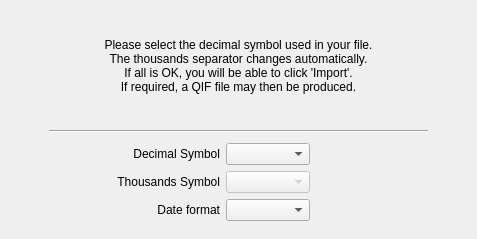
<?xml version="1.0" encoding="UTF-8"?>
<ui version="4.0">
 <class>FormatsPage</class>
 <widget class="QWidget" name="FormatsPage">
  <property name="geometry">
   <rect>
    <x>0</x>
    <y>0</y>
    <width>477</width>
    <height>239</height>
   </rect>
  </property>
  <property name="sizePolicy">
   <sizepolicy hsizetype="Expanding" vsizetype="Expanding">
    <horstretch>0</horstretch>
    <verstretch>0</verstretch>
   </sizepolicy>
  </property>
  <layout class="QHBoxLayout" name="horizontalLayout_2" stretch="1,10,1">
   <item>
    <spacer name="leftSpacer">
     <property name="orientation">
      <enum>Qt::Horizontal</enum>
     </property>
     <property name="sizeHint" stdset="0">
      <size>
       <width>40</width>
       <height>20</height>
      </size>
     </property>
    </spacer>
   </item>
   <item>
    <layout class="QVBoxLayout" name="verticalLayout" stretch="30,1,1,1,1,2">
     <item>
      <widget class="QLabel" name="label">
       <property name="text">
        <string>Please select the decimal symbol used in your file.
The thousands separator changes automatically.
If all is OK, you will be able to click 'Import'.
If required, a QIF file may then be produced.</string>
       </property>
       <property name="alignment">
        <set>Qt::AlignCenter</set>
       </property>
       <property name="wordWrap">
        <bool>true</bool>
       </property>
      </widget>
     </item>
     <item>
      <spacer name="verticalSpacer_2">
       <property name="orientation">
        <enum>Qt::Vertical</enum>
       </property>
       <property name="sizeHint" stdset="0">
        <size>
         <width>371</width>
         <height>3</height>
        </size>
       </property>
      </spacer>
     </item>
     <item>
      <widget class="Line" name="line">
       <property name="orientation">
        <enum>Qt::Horizontal</enum>
       </property>
      </widget>
     </item>
     <item>
      <spacer name="verticalSpacer_3">
       <property name="orientation">
        <enum>Qt::Vertical</enum>
       </property>
       <property name="sizeHint" stdset="0">
        <size>
         <width>371</width>
         <height>3</height>
        </size>
       </property>
      </spacer>
     </item>
     <item>
      <layout class="QHBoxLayout" name="horizontalLayout" stretch="20,50,35">
       <item>
        <spacer name="horizontalSpacer">
         <property name="orientation">
          <enum>Qt::Horizontal</enum>
         </property>
         <property name="sizeHint" stdset="0">
          <size>
           <width>13</width>
           <height>13</height>
          </size>
         </property>
        </spacer>
       </item>
       <item>
        <layout class="QGridLayout" name="gridLayout" columnstretch="10,10">
         <item row="1" column="1">
          <widget class="QComboBox" name="m_thousandsDelimiter">
           <property name="enabled">
            <bool>false</bool>
           </property>
           <property name="sizePolicy">
            <sizepolicy hsizetype="Preferred" vsizetype="Preferred">
             <horstretch>0</horstretch>
             <verstretch>0</verstretch>
            </sizepolicy>
           </property>
           <property name="currentIndex">
            <number>-1</number>
           </property>
           <item>
            <property name="text">
             <string>comma (,)</string>
            </property>
           </item>
           <item>
            <property name="text">
             <string>dot (.)</string>
            </property>
           </item>
           <item>
            <property name="text">
             <string>auto</string>
            </property>
           </item>
          </widget>
         </item>
         <item row="0" column="0">
          <widget class="QLabel" name="labelSet_decimal">
           <property name="text">
            <string>Decimal Symbol</string>
           </property>
           <property name="alignment">
            <set>Qt::AlignRight|Qt::AlignTrailing|Qt::AlignVCenter</set>
           </property>
          </widget>
         </item>
         <item row="0" column="1">
          <widget class="QComboBox" name="m_decimalSymbol">
           <property name="sizePolicy">
            <sizepolicy hsizetype="Preferred" vsizetype="Preferred">
             <horstretch>0</horstretch>
             <verstretch>0</verstretch>
            </sizepolicy>
           </property>
           <property name="toolTip">
            <string>Click to select the required decimal symbol, and to
check that the selected symbol matches the data.</string>
           </property>
           <property name="currentIndex">
            <number>-1</number>
           </property>
           <item>
            <property name="text">
             <string>dot (.)</string>
            </property>
           </item>
           <item>
            <property name="text">
             <string>comma (,)</string>
            </property>
           </item>
           <item>
            <property name="text">
             <string>auto</string>
            </property>
           </item>
          </widget>
         </item>
         <item row="1" column="0">
          <widget class="QLabel" name="labelSet_thousands">
           <property name="text">
            <string>Thousands Symbol</string>
           </property>
           <property name="alignment">
            <set>Qt::AlignRight|Qt::AlignTrailing|Qt::AlignVCenter</set>
           </property>
          </widget>
         </item>
         <item row="2" column="0">
          <widget class="QLabel" name="labelSet_dateFormat">
           <property name="text">
            <string comment="date format to use">Date format</string>
           </property>
           <property name="alignment">
            <set>Qt::AlignRight|Qt::AlignTrailing|Qt::AlignVCenter</set>
           </property>
          </widget>
         </item>
         <item row="2" column="1">
          <widget class="QComboBox" name="m_dateFormat">
           <property name="sizePolicy">
            <sizepolicy hsizetype="Preferred" vsizetype="Preferred">
             <horstretch>0</horstretch>
             <verstretch>0</verstretch>
            </sizepolicy>
           </property>
           <property name="currentIndex">
            <number>-1</number>
           </property>
           <item>
            <property name="text">
             <string comment="abbreviation of 'year', 'month', 'day'.">y m d</string>
            </property>
           </item>
           <item>
            <property name="text">
             <string comment="abbreviation of 'month', 'day', 'year',">m d y</string>
            </property>
           </item>
           <item>
            <property name="text">
             <string comment="abbreviation of  'day', 'month', 'year',">d m y</string>
            </property>
           </item>
          </widget>
         </item>
        </layout>
       </item>
       <item>
        <spacer name="horizontalSpacer_2">
         <property name="orientation">
          <enum>Qt::Horizontal</enum>
         </property>
         <property name="sizeHint" stdset="0">
          <size>
           <width>13</width>
           <height>13</height>
          </size>
         </property>
        </spacer>
       </item>
      </layout>
     </item>
     <item>
      <spacer name="verticalSpacer_low">
       <property name="orientation">
        <enum>Qt::Vertical</enum>
       </property>
       <property name="sizeHint" stdset="0">
        <size>
         <width>20</width>
         <height>40</height>
        </size>
       </property>
      </spacer>
     </item>
    </layout>
   </item>
   <item>
    <spacer name="rightSpacer">
     <property name="orientation">
      <enum>Qt::Horizontal</enum>
     </property>
     <property name="sizeHint" stdset="0">
      <size>
       <width>40</width>
       <height>20</height>
      </size>
     </property>
    </spacer>
   </item>
  </layout>
 </widget>
 <tabstops>
  <tabstop>m_decimalSymbol</tabstop>
  <tabstop>m_thousandsDelimiter</tabstop>
  <tabstop>m_dateFormat</tabstop>
 </tabstops>
 <resources/>
 <connections/>
</ui>
